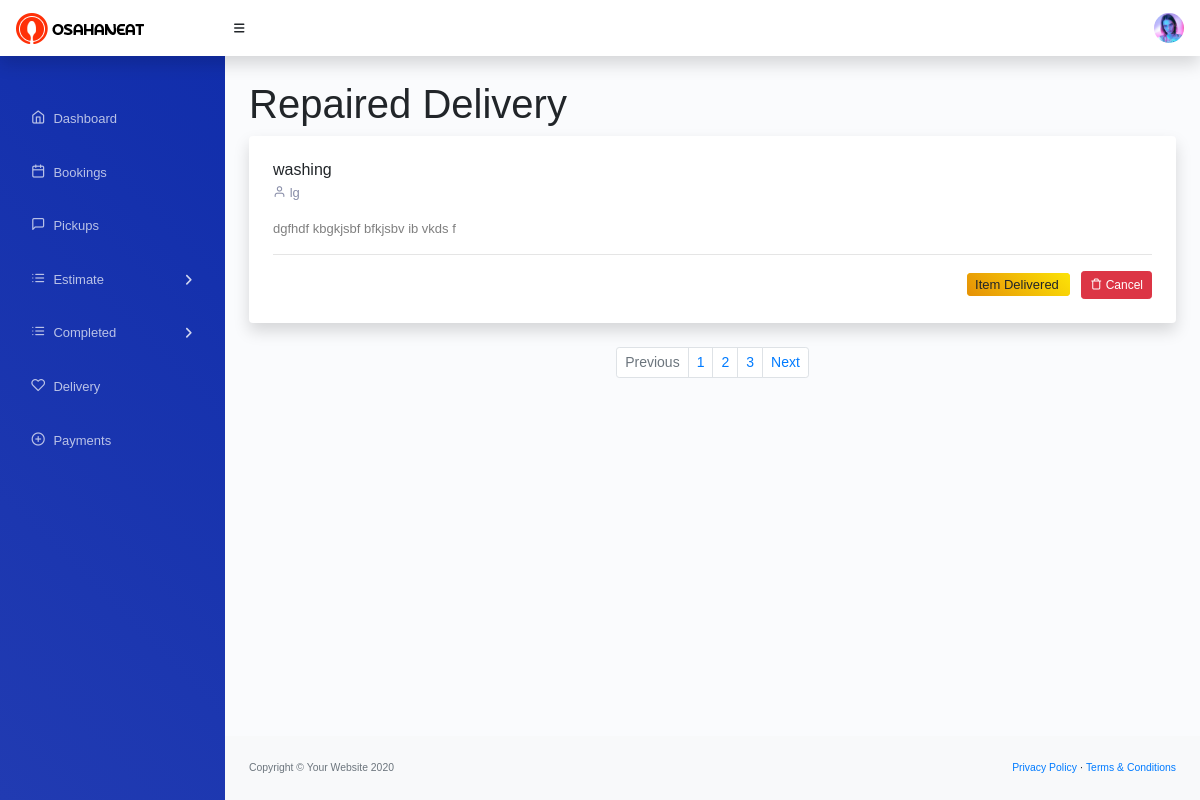
The page /storeadmin/repaired_delivery on the database as committed earlier.
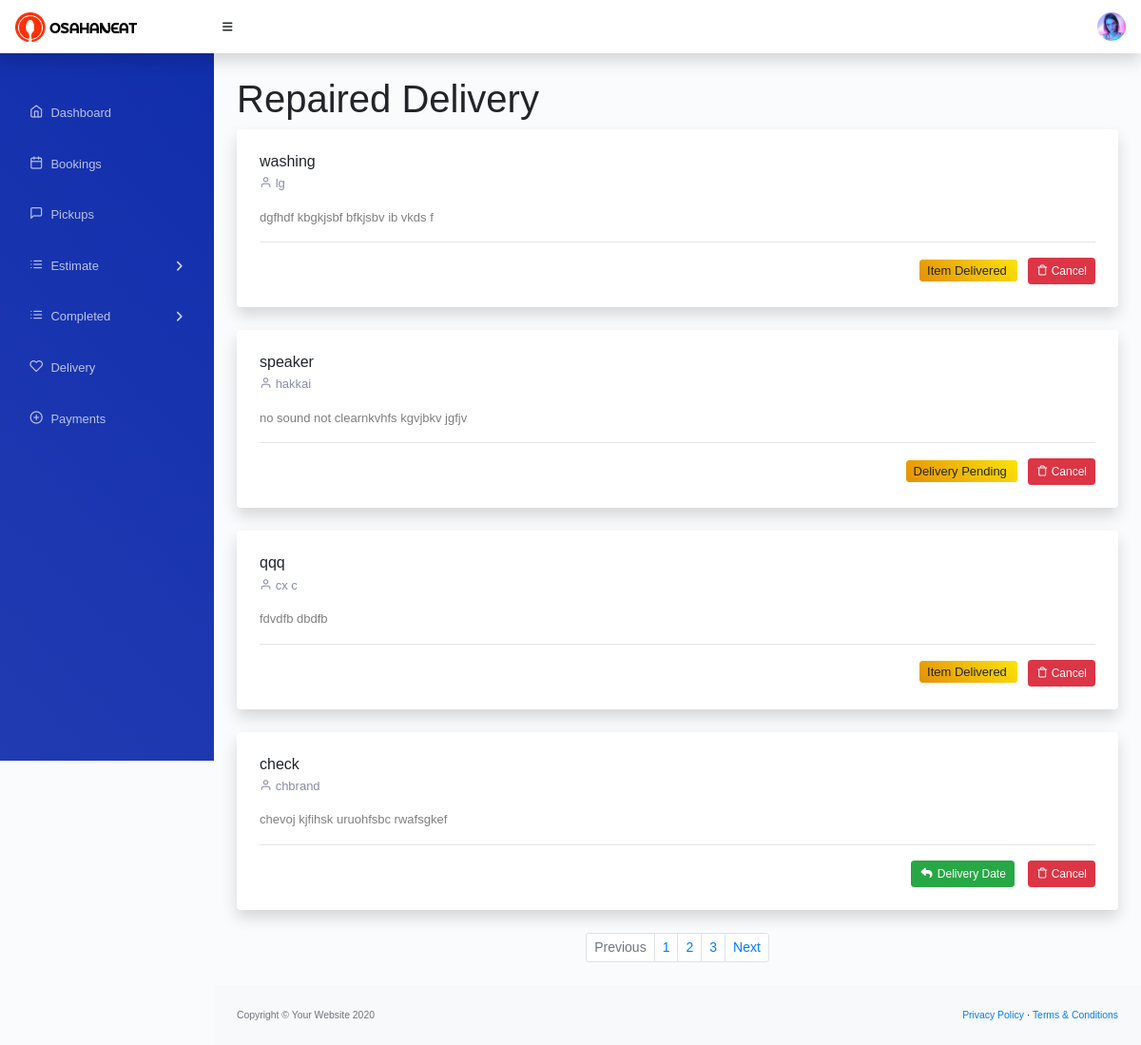
The same page on the database as committed later.
### storeadmin/models.py (models this page shows, shortened)
class Appliance(models.Model):
	appliance_id=models.AutoField(primary_key=True)
	appliance_name=models.CharField(max_length=20)
	appliance_brand=models.CharField(max_length=20)
	appliance_years=models.CharField(max_length=20)
	appliance_description=models.TextField()
	class Meta:
		verbose_name_plural="Appliance"

### storeadmin/views.py (the view)
# urls.py: path('repaired_delivery', views.repaired_delivery,name='repaired_delivery'),
def repaired_delivery(request):
	estimate_det=Estimate.objects.filter(estimate_status="done")
	booking_det=Booking.objects.all()
	appliance_det=Appliance.objects.all()
	return render(request,'store_admin/repaired_delivery.html',{'estimate_det':estimate_det,'booking_det':booking_det,'appliance_det':appliance_det})

### user/templatetags/event_tags.py (called while the page is built)
@register.filter(name='int')
def toint(value):
	return int(value)

### storeadmin/templates/store_admin/repaired_delivery.html (shortened to what this page needs)
{%extends 'store_admin/storeadmin_layout.html'%}
    {% load static %}
{% load event_tags %}
{%block content%}
         <div id="layoutSidenav_content">
            <main>
               <div class="container-fluid">
                  <h1 class="mt-4">Repaired Delivery</h1>
                  <div class="row">
                     <div class="col-xl-12">
                        {% for x in estimate_det %}
                        {% for y in booking_det %}
                        {% if x.booking_id|int == y.booking_id|int %}
                        {% for z in appliance_det %}
                        {% if y.appliance_id|int == z.appliance_id|int %}
                        <div class="card mb-4 order-list">
                           <div class="gold-members p-4">
                              <div class="media">
                                 <div class="media-body">
                                    <h6 class="mb-1">{{z.appliance_name}}</h6>
                                    <p class="text-black mb-3"><i class="feather-user"></i> {{z.appliance_brand}}</p>
                                    <p class="text-black-50">{{z.appliance_description}}</p>
                                    <hr>
                                    <div class="float-right">
                                       {% if x.delivery_status == "delivered" %}
                                       <span class="bg-warning px-2 py-1 rounded ml-1"> Item Delivered </span>
                                       {% elif x.delivery_status == "pending" %}
                                       <span class="bg-warning px-2 py-1 rounded ml-1"> Delivery Pending </span>
                                       {% else %}
                                        <a href="#0" class="btn btn-sm btn-success" data-toggle="modal" data-target="#delivery{{y.booking_id}}"><i class="fa fa-fw fa-reply"></i> Delivery Date</a>
                                       {% endif %}
                                       &nbsp; &nbsp;<a href="#0" class="btn btn-sm btn-danger"><i class="feather-trash"></i> Cancel</a>
                                    </div>
                                 </div>
                              </div>
                           </div>
                        </div>
                        {% endif %}
                        {% endfor %}
                        {% endif %}
                        {% endfor %}
                        {% endfor %}
                        <nav aria-label="Page navigation example">
                           <ul class="pagination pagination-sm mb-4 justify-content-center">
                              <li class="page-item disabled">
                                 <a class="page-link" href="#" tabindex="-1" aria-disabled="true">Previous</a>
                              </li>
                              <li class="page-item"><a class="page-link" href="#">1</a></li>
                              <li class="page-item"><a class="page-link" href="#">2</a></li>
                              <li class="page-item"><a class="page-link" href="#">3</a></li>
                              <li class="page-item">
                                 <a class="page-link" href="#">Next</a>
                              </li>
                           </ul>
                        </nav>
                     </div>
                  </div>
               </div>
            </main>
            {%endblock%}

Rows that differ between the two databases and show on the page:
now on this page (row unchanged): Appliance: appliance_name "speaker", appliance_brand "hakkai", appliance_description "no sound not clearnkvhfs kgvjbkv jgfjv", shows "Delivery Pending"
added Appliance: appliance_name "qqq", appliance_brand "cx c", appliance_description "fdvdfb dbdfb", shows "Item Delivered"
added Appliance: appliance_name "check", appliance_brand "chbrand", appliance_description "chevoj kjfihsk uruohfsbc rwafsgkef"
